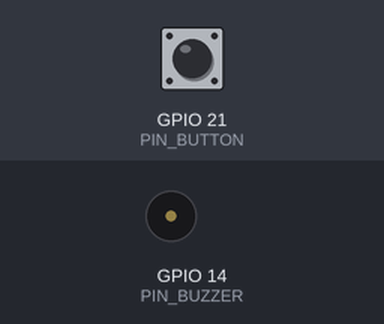
Simulated run of this sketch. Board: ESP32. Shown: buzzer (waves = sounding). The test bench sets the inputs (shaded band); at power-on: GPIO 21 (PIN_BUTTON) HIGH.

Above: at 0.4 s.
Timing chart, 0 to 1.9 s (numbered marks = the images above):
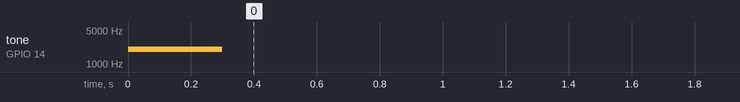

Measured:
- by itself, tone on GPIO 14 (PIN_BUZZER): silent → 2000 Hz at 0.00 s, → silent 0.30 s later

The sketch:

AlarmBuzzer.ino
```cpp
#define PIN_BUZZER 14
#define PIN_BUTTON 21
#define CHN 0

void setup() {
pinMode(PIN_BUZZER, OUTPUT);
pinMode(PIN_BUTTON, INPUT);
ledcAttachChannel(PIN_BUZZER, 2000, 10, CHN);  //attach the led pin to pwm channel
ledcWriteTone(PIN_BUZZER, 2000);        //Sound at 2KHz for 0.3 seconds
delay(300);
}

void loop() {
if (digitalRead(PIN_BUTTON) == LOW) {
 alarm();
}else{
    ledcWriteTone(PIN_BUZZER, 0);
}
delay(10);
}

void alarm() {
for ( int frq = 500; frq <= 2500; frq += 25){
  ledcWriteTone(PIN_BUZZER,frq);
  delay(10);
}
for (int frq = 2500; frq >= 500; frq -= 25){
  ledcWriteTone(PIN_BUZZER, frq);
  delay(10);
}
}
```
